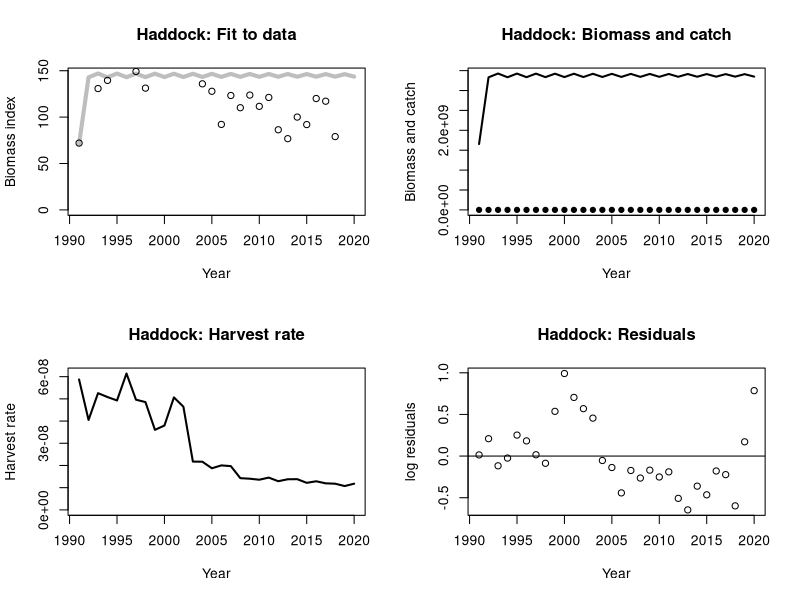
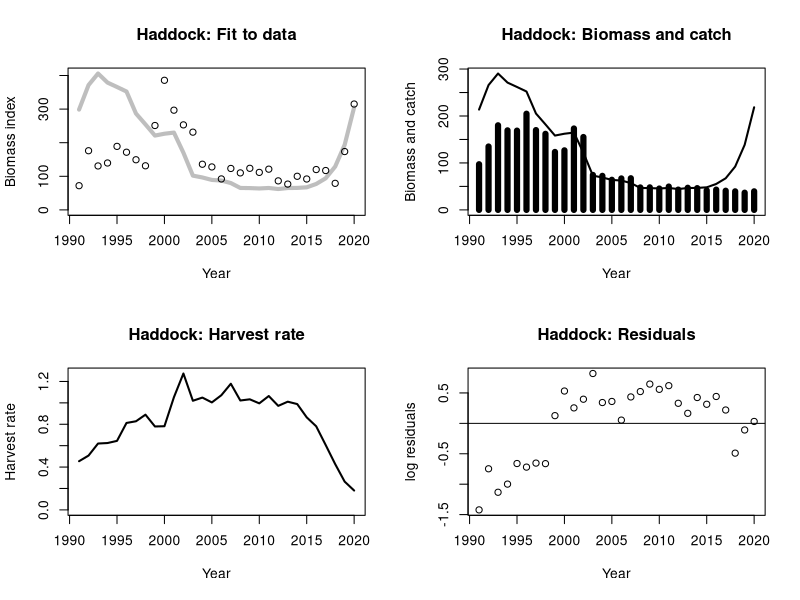
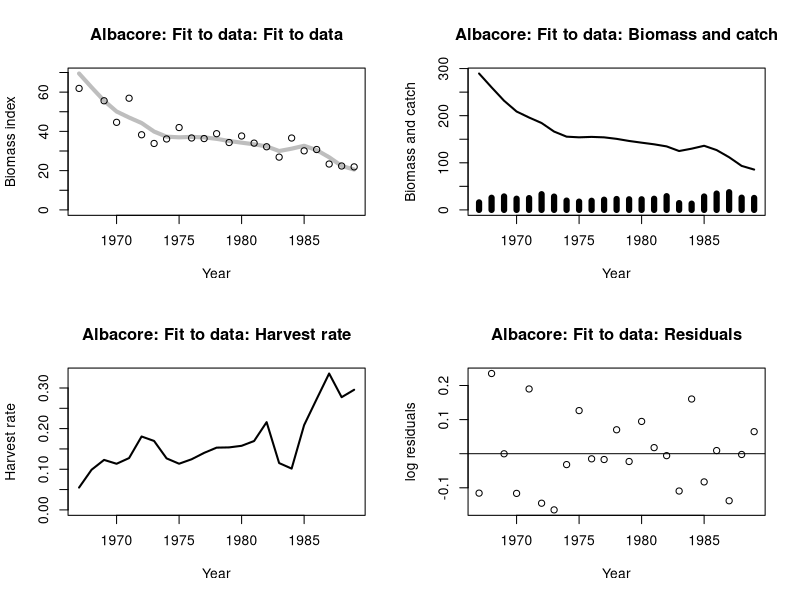
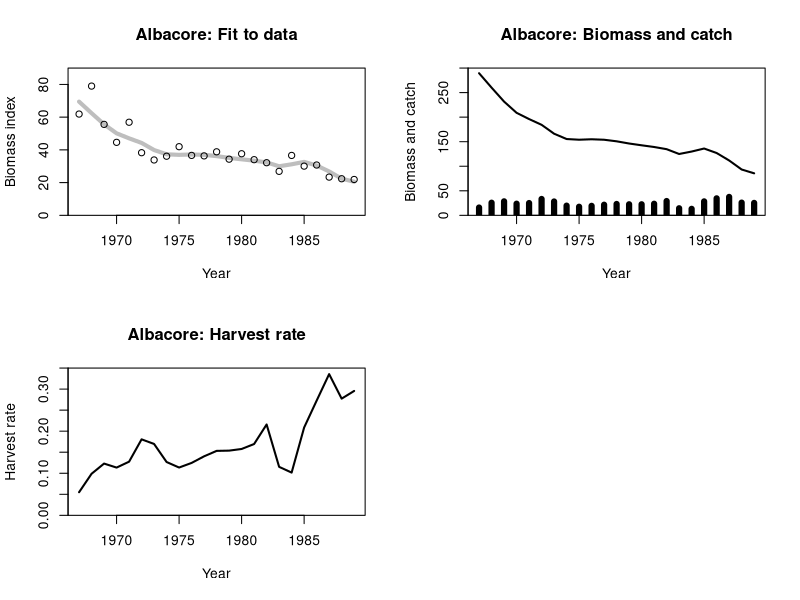
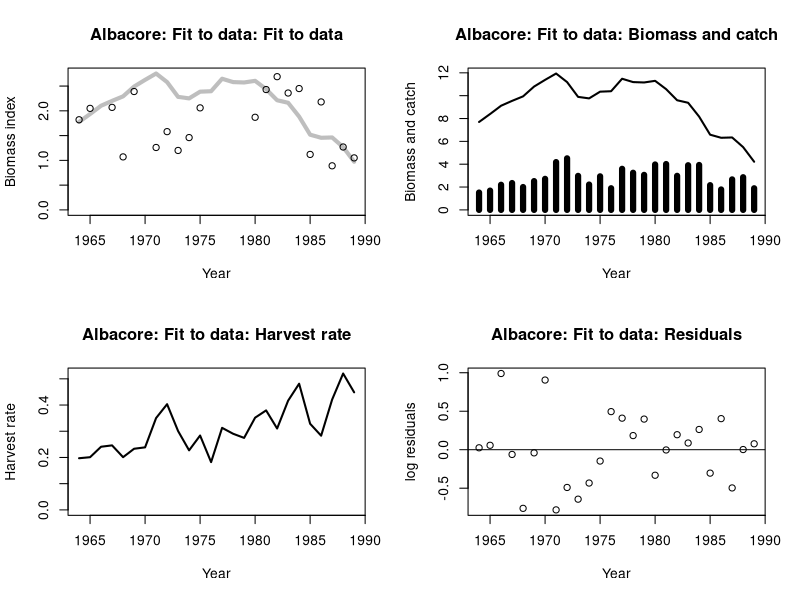
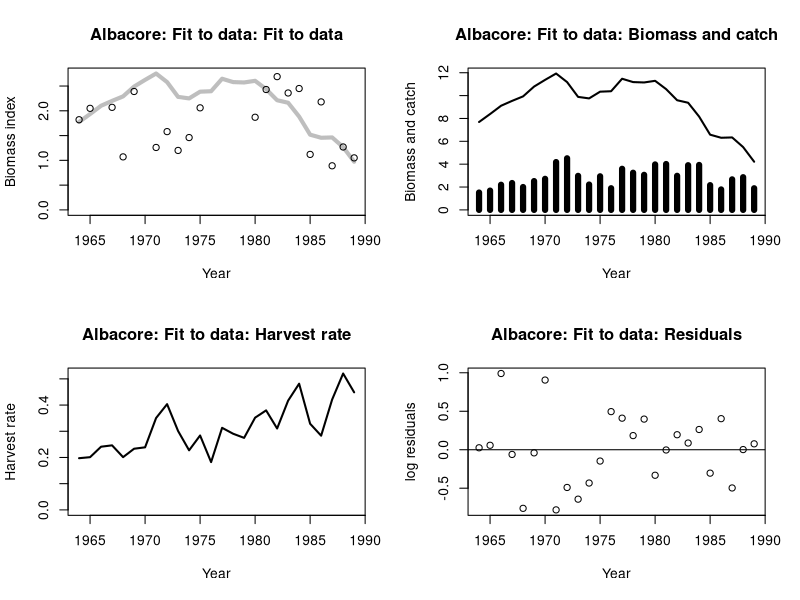
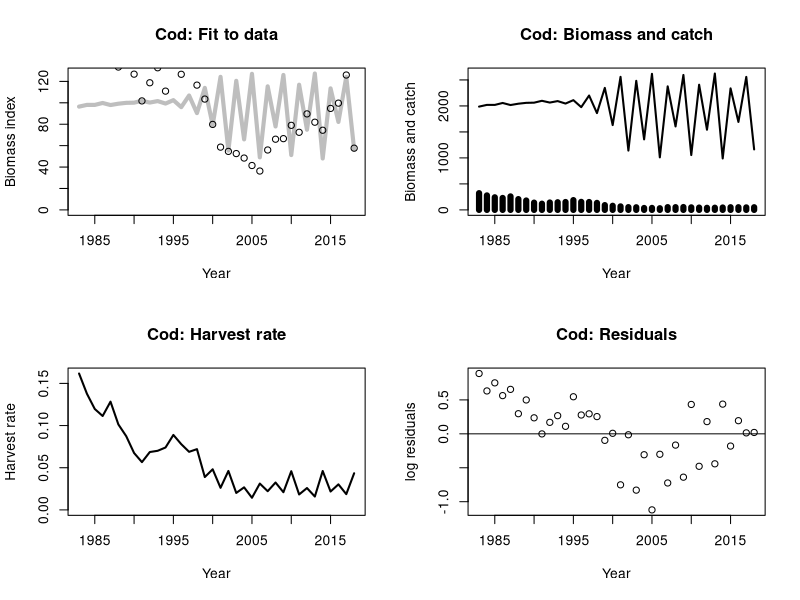
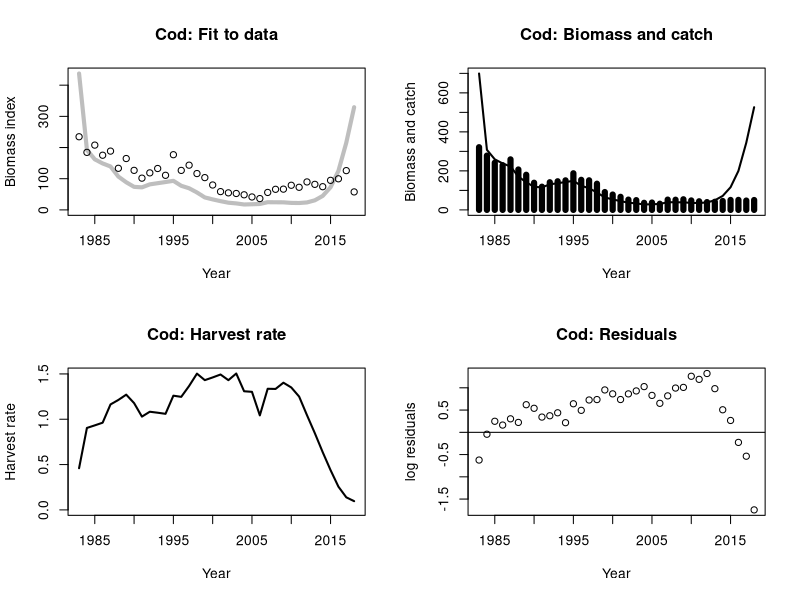

Write R code to recreate these figures, in order.
Schaefer <- function(par, data, verbose = FALSE) {
  # extract parameters
  r <- exp(par[["logr"]])
  K <- exp(par[["logK"]])
  Binit <- exp(par[["logBinit"]])
  q <- exp(par[["logq"]])

  # extract data
  year <- data$Year
  C <- data$Catch
  I <- data$Index

  # useful variables
  n <- length(year)
  B <- numeric(n)

  # create population from catch data and model parameters
  B[1] <- Binit
  for (i in 1:(n - 1))
  {
    B[i + 1] <- max(B[i] + r * B[i] * (1 - B[i] / K) - C[i], 1e-4)
  }
  Ifit <- q * B

  # get residuals and sums of squares
  res <- log(I) - log(Ifit) # log(I / Ifit)
  RSS <- sum(res^2)

  if (verbose) {
    # make useful summaries
    pars <- c(r = r, K = K, Binit = Binit, q = q)
    refpts <- c(HRmsy = 0.5 * r, Bmsy = 0.5 * K, MSY = 0.25 * r * K)

    list(B = B, HR = C / B, Ifit = Ifit, res = res, pars = pars, refpts = refpts, RSS = RSS)
  } else {
    RSS
  }
}

plot_shaefer <- function(fit, data, main) {
  oldpar <- par(mfrow = c(2, 2))

  plot(data$Year, fit$Ifit,
    ylim = c(0, max(fit$Ifit)), type = "l", lwd = 4,
    col = "gray", xlab = "Year", ylab = "Biomass index",
    main = paste0(main, ": Fit to data")
  )
  points(Index ~ Year, data)

  plot(data$Year, fit$B,
    type = "l", ylim = c(0, max(fit$B)), lwd = 2,
    xlab = "Year", ylab = "Biomass and catch", main = paste0(main, ": Biomass and catch")
  )
  points(Catch ~ Year, data, type = "h", lwd = 6)

  plot(data$Year, fit$HR,
    ylim = c(0, max(fit$HR)), type = "l",
    lwd = 2, xlab = "Year", ylab = "Harvest rate", main = paste0(main, ": Harvest rate")
  )

  plot(data$Year, fit$res,
    xlab = "Year", ylab = "log residuals",
    main = paste0(main, ": Residuals")
  )
  abline(h = 0)

  par(oldpar)
}

################################################################################
## Norther Shelf Haddock


haddock <- read.csv("04_Biomass_dynamics/haddock_biomass.csv", header=TRUE)

init <-
  c(
    logr = log(1.000),
    logK = log(8 * mean(haddock$Catch)),
    logBinit = log(4 * mean(haddock$Catch)),
    logq = log(haddock$Index[1] / (4 * mean(haddock$Catch)))
  )

Schaefer(par = init, haddock)
opt <- optim(init, Schaefer, data = haddock)
opt
fit <- Schaefer(opt$par, haddock, verbose = TRUE)


plot_shaefer(fit, haddock, main = "Haddock")

fit$pars
fit$refpts



# different initial values?
init2 <-
  c(
    logr = log(1),
    logK = log(950),
    logBinit = log(500),
    logq = log(3)
  )

opt2 <- nlminb(init2, Schaefer, data = haddock, control = list(eval.max = 1e6, iter.max = 1e6))
opt2

fit2 <- Schaefer(opt2$par, haddock, verbose = TRUE)
plot_shaefer(fit2, haddock, main = "Haddock")




################################################################################
## South Atlantic albacore

albacore <- read.table("04_Biomass_dynamics/albacore_biomass.dat", header = TRUE)
init <- c(logr=log(0.5), logK=log(200), logBinit=log(100), logq=log(0.5))

Schaefer(par=init, albacore)
optim(init, Schaefer, data=albacore)
est <- optim(init, Schaefer, data=albacore)$par
fit <- Schaefer(est, albacore, verbose=TRUE)

plot_shaefer(fit, albacore, main = "Albacore: Fit to data")

par(mfrow=c(2,2))

plot(albacore$Year, fit$Ifit, ylim=c(0,90), yaxs="i", type="l", lwd=4,
     col="gray", xlab="Year", ylab="Biomass index",
     main="Albacore: Fit to data")
points(Index~Year, albacore)

plot(albacore$Year, fit$B, type="l", ylim=c(0,300), yaxs="i", lwd=2,
     xlab="Year", ylab="Biomass and catch", main="Albacore: Biomass and catch")
points(Catch~Year, albacore, type="h", lwd=6)

plot(albacore$Year, fit$HR, ylim=c(0,0.35), yaxs="i", type="l",
     lwd=2, xlab="Year", ylab="Harvest rate", main="Albacore: Harvest rate")

fit$pars
fit$refpts

################################################################################
## Georges Bank winter flounder

flounder <- read.table("04_Biomass_dynamics/flounder_biomass.dat", header = TRUE)

K.init <- 8 * mean(flounder$Catch)
B.init <- 0.5 * K.init
q.init <- flounder$Index[1] / B.init
init <- c(logr=log(0.5), logK=log(K.init),
          logBinit=log(B.init), logq=log(q.init))

Schaefer(par=init, flounder)
optim(init, Schaefer, data=flounder)

opt <- optim(init, Schaefer, data=flounder, method="Nelder-Mead",
      control=list(maxit=1e5, reltol=1e-10))

plot_shaefer(Schaefer(opt$par, flounder, verbose = TRUE), flounder, main = "Albacore: Fit to data")


nlminb(init, Schaefer, data=flounder, control=list(eval.max=1e4, iter.max=1e4))

est <- nlminb(init, Schaefer, data=flounder,
              control=list(eval.max=1e4, iter.max=1e4))$par

fit <- Schaefer(est, flounder, verbose=TRUE)

plot_shaefer(fit, flounder, main = "Albacore: Fit to data")

t(fit$pars)
t(fit$refpts)


################################################################################
## Cod

cod <- read.csv("04_Biomass_dynamics/cod_biomass.csv", header = TRUE)
init <- c(logr     = log(1.000),
          logK     = log(8*mean(cod$Catch)),
          logBinit = log(4*mean(cod$Catch)),
          logq     = log(cod$Index[1] / (4*mean(cod$Catch)))
          )

Schaefer(par=init, cod)
opt <- optim(init, Schaefer, data=cod)
opt
fit <- Schaefer(opt$par, cod, verbose=TRUE)
exp(opt$par)

plot_shaefer(fit, cod, main = "Cod")

fit$pars
fit$refpts

# use contstraints ?
lower <- c(logr=log(.8), logK=log(500), logBinit=log(300), logq=log(.2))
upper <- c(logr=log(1.5), logK=log(1000), logBinit=log(700), logq=log(.9))

opt <- nlminb(init, Schaefer, data=cod, lower = lower, upper = upper, control=list(eval.max=1e4, iter.max=1e4))
opt

exp(opt$par)

fit <- Schaefer(opt$par, cod, verbose=TRUE)

plot_shaefer(fit, cod, main = "Cod")

fit$pars
fit$refpts


# initialise at nlminb solution?
opt <- optim(init, Schaefer, data=cod, method = "BFGS")
opt

opt <- optim(opt$par, Schaefer, data=cod, method = "Nelder-Mead")
opt

fit <- Schaefer(opt$par, cod, verbose=TRUE)

plot_shaefer(fit, cod, main = "Cod")

fit$pars
fit$refpts



# initialise at solver solution ?
init <- c(logr=log(1.02798251784361), logK=log(920.324078858206), logBinit=log(460.961477373726), logq=log(0.729428157796693))

opt <- optim(init, Schaefer, data=cod)
opt
fit <- Schaefer(opt$par, cod, verbose=TRUE)
exp(opt$par)

plot_shaefer(fit, cod, main = "Cod")

fit$pars
fit$refpts


# try a different optimiser - this is the best fit... but is it sensible?
set.seed(15) # this optimiser is simulation based and the fits can depend on the random seed
             # if the model does not fit that well
opt <- optim(init, Schaefer, data=cod, method = "SANN")
opt
fit <- Schaefer(opt$par, cod, verbose=TRUE)
exp(opt$par)

plot_shaefer(fit, cod, main = "Cod")

fit$pars
fit$refpts
